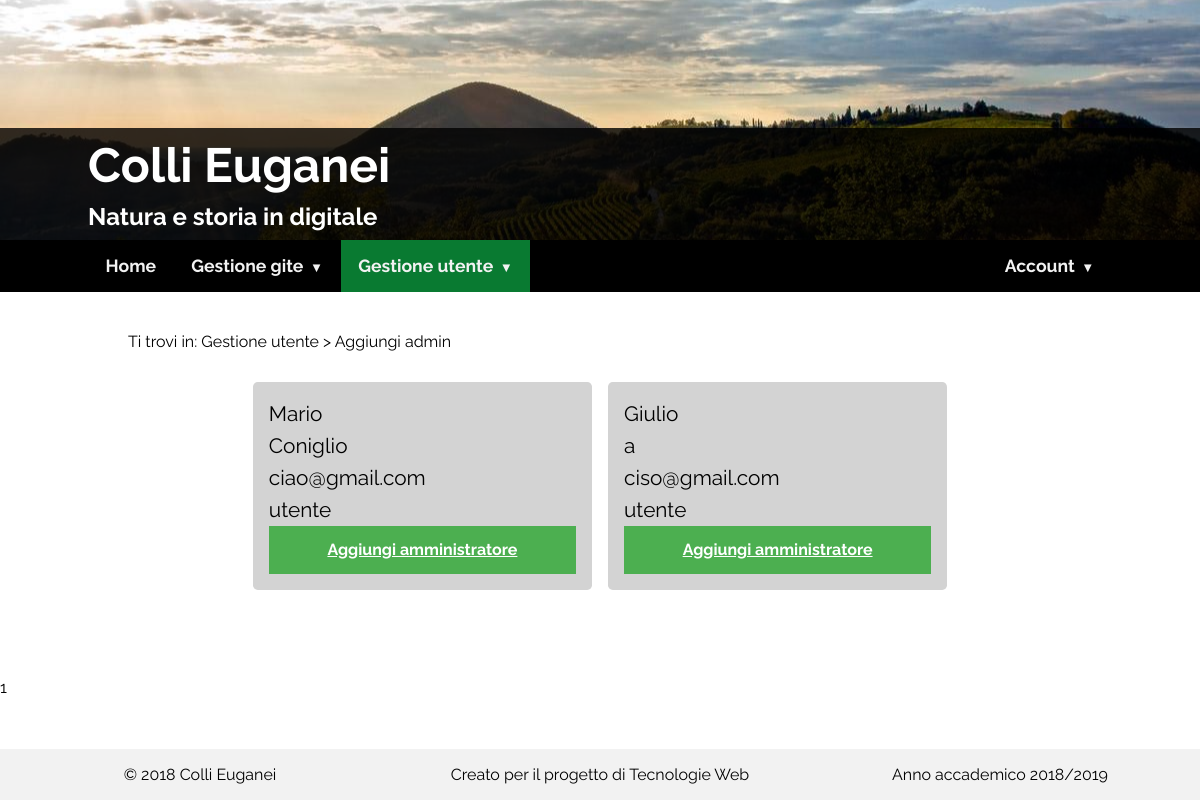
The page /admin/add-admin.php (signed in) on the database its author committed.
### tables this page shows
CREATE TABLE `Utenti` (
  `ID_Utente` int(11) NOT NULL,
  `Nome` varchar(28) NOT NULL,
  `Cognome` varchar(28) NOT NULL,
  `Email` varchar(28) NOT NULL,
  `Password` varchar(256) NOT NULL,
  `Indirizzo` varchar(28) DEFAULT NULL,
  `Civico` int(11) DEFAULT NULL,
  `Citta` varchar(28) DEFAULT NULL,
  `CAP` int(11) DEFAULT NULL,
  `Tipo` enum('utente','amministratore') NOT NULL
);

### DataBase/DBConnection.php (called while the page is built, shortened)
<?php
class database {
	private $host = "localhost";
	private $user = "root";
	private $passwd = "";
	private $db = "ColliDigitali";
	private $pdo;
	public function Connect() {
		$dsn = 'mysql:dbname='.$this->db.';host='.$this->host;
		try {
			$this->pdo = new PDO($dsn, $this->user, $this->passwd,array(PDO::MYSQL_ATTR_INIT_COMMAND => "SET NAMES utf8"));
			$this->pdo->setAttribute(PDO::ATTR_ERRMODE, PDO::ERRMODE_EXCEPTION);
		}
		catch (PDOException $e) {
			echo $e->getMessage();
			die();
		}
	}
	public function GetUsers($type) {
		$query = $this->pdo->prepare("SELECT ID_Utente, Nome, Cognome, Email, Tipo FROM Utenti WHERE Tipo = '" . $type . "'");
		$query->execute();
		return $query->fetchAll(PDO::FETCH_ASSOC);
	}
}
?>

### admin/add-admin.php (the view, shortened to what this page needs)
<?php require_once "../DataBase/DBConnection.php";
?>
<!DOCTYPE html PUBLIC "-//W3C//DTD XHTML+ARIA 1.0//EN"
  "http://www.w3.org/WAI/ARIA/schemata/xhtml-aria-1.dtd">
<html xmlns="http://www.w3.org/1999/xhtml" xml:lang="it" lang="it">
  <head>
    <link rel="stylesheet" type="text/css" href="../assets/css/style.css" media="all"/>
    <link rel="stylesheet" type="text/css" href="../assets/css/mobile.css" media="screen" />
    <link rel="stylesheet" type="text/css" href="../assets/css/form.css" media="all"/>
    <link rel="stylesheet" type="text/css" href="../assets/css/print.css" media="all"/>
    <link rel="stylesheet" type="text/css" href="https://cdnjs.cloudflare.com/ajax/libs/font-awesome/4.6.3/css/font-awesome.min.css"/>
  </head>
  <body>
    <div id="container">
      <div class="header">
        <div class="header-picture">
          <div class="header-title">
            <h1>Colli Euganei</h1>
            <h2>Natura e storia in digitale</h2>
          </div>
        </div>
      </div>
      <div id="menuprincipale-bar">
      <ul id="menuprincipale">
        <li><a href="index.php" tabindex="0">Home</a></li>
        <li class="dropdown"><a aria-haspopup="true" tabindex="0">Gestione gite</a>
                </li>
                <li class="dropdown"><a class="active" aria-haspopup="true" tabindex="0">Gestione utente</a>
                </li>
                <?php if (isset($_SESSION['username'])): ?>
          <li class="dropdown button-right"><a aria-haspopup="true" tabindex="0">Account</a>
                    </li>
        <?php else: ?>
          <li><a href="../login.php" tabindex="0">Accedi</a></li>
          <li><a href="../Registrazione.php" tabindex="0">Registrati</a></li>
        <?php endif;?>
        </ul>
      </div>
      <div id="content">
    <ul class="breadcrumb">
      <li>Gestione utente </li>
      <li>Aggiungi admin</li>
    </ul>
        <?php
$db = new database();
$db->connect();
$users = $db->GetUsers("utente");
$i = 0;
$open = false;
foreach ($users as $user):
    if ($i % 3 == 0):
        echo '<div class="flex-container">' . PHP_EOL;
        $open = true;
    endif;
    $i = $i + 1;
    ?>
	    <div class="admin-div">
	        <ul>
	            <li><?php echo $user["Nome"] ?></li>
	            <li><?php echo $user["Cognome"] ?></li>
	            <li><?php echo $user["Email"] ?></li>
	            <li><?php echo $user["Tipo"] ?></li>
	                <?php
    $id = $user["ID_Utente"];
    ?>
	        </ul>
	        <a aria-label="Aggiungi <?php echo $user["Nome"] . " " . $user["Cognome"]; ?> come amministratore" href="edit-user-role.php?action=promote&amp;id=<?php echo $id; ?>">Aggiungi amministratore</a>
	        </div>
	    <?php
endforeach;
if ($open == true):
    echo "</div>" . PHP_EOL;
endif;
?>
    </div>
    <?php echo include_once "../footer.php"; ?>
  </div>
  </body>
</html>

### assets/css/style.css (style rules this page uses)
html, body { margin: 0; padding: 0; height: 100%; font-size: 1em; font-family: 'Raleway', sans-serif; text-align: justify; }
#container { min-height: 100%; position: relative; }
.header { position: relative; color: white; }
.header-picture { background-image: url("../img/background.jpg"); background-position: center; -webkit-background-size: cover; -moz-background-size: cover; -o-background-size: cover; background-size: cover; background-repeat: no-repeat; height: 15em; z-index: 0; }
.header-title { position: absolute; z-index: 1; background-color: rgba(0, 0, 0, 0.8); width: 100%; bottom: 0; }
.header-title h1, .header-title h2 { padding: 1%; padding-top: 0.5%; padding-bottom: 0; font-size: 3em; margin: 0.25%; max-width: 1024px; margin-left: auto; margin-right: auto; }
.header-title h2 { font-size: 1.5em; padding-bottom: 0.5%; }
.active { background-color: #097a31; color: white; }
ul.breadcrumb { list-style: none; }
ul.breadcrumb li { display: inline; }
ul.breadcrumb li:first-child::before { content: "Ti trovi in: "; }
ul.breadcrumb li+li:before { content: " > "; }
#content { padding-left: 1.5%; padding-right: 1.5%; padding-top: 1.5%; padding-bottom: 5em; line-height: 2em; word-spacing: 0; max-width: 1024px; margin-left: auto; margin-right: auto; }
a:link { text-decoration: none; color: #000; }
#menuprincipale-bar { background-color: #000; }
ul#menuprincipale li.button-right { float: right; }
ul#menuprincipale { list-style-type: none; padding: 0; margin: 0; overflow: hidden; max-width: 1024px; margin-left: auto; font-weight: bold; margin-right: auto; }
ul#menuprincipale li { float: left; }
ul#menuprincipale li a { display: inline-block; color: #f2f2f2; text-align: center; padding: 0.875em 1em; text-decoration: none; transition: 0.3s; font-size: 1.1em; }
.dropdown > a:after { content: "▼"; font-size: 75%; color: #f2f2f2; padding-left: 0.5em; }
.flex-container { display: flex; flex-direction: row; justify-content: center; }
.admin-div { width: 30%; margin: 0.5em; padding: 1em; background: #D3D3D3; border-radius: 0.3em; }
.admin-div a { background: #4CAF50; color: white; padding: 0 0.5% 0 0.5%; text-decoration: underline; text-align: center; font-weight: bold; display: block; line-height: 3em;; }
.admin-div ul { list-style-type: none; margin: 0; padding: 0; font-size: 1.3em; }

### rows shown on the page
utenti: Nome "Mario", Cognome "Coniglio", Email "ciao@gmail.com", Tipo "utente"
utenti: Nome "Giulio", Cognome "a", Email "ciso@gmail.com", Tipo "utente"

### other values the page prints
include_once "../footer.php" "1"
